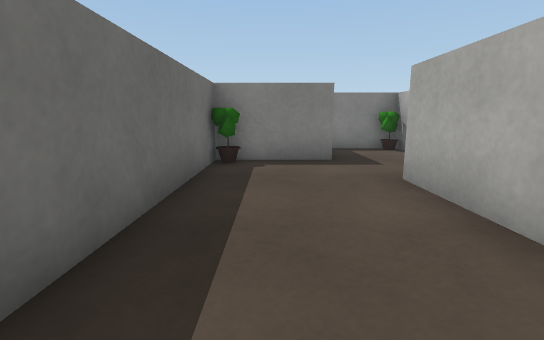
View 1 (above)

12 first-person views from a walk through a scene from a Unity 3-D project. The camera is 0.53 m above the floor, tilts 10° down and sees 85° across. The floor is counted in squares, 0.5 m on a side. Each view is taken from the middle of a square. On the plan, view 1 faces up. The plan holds only what a view shows up to about 12 squares ahead; the rest is blank. Some animated figures are left out. Surface patterns are stand-ins for the level's own textures.

View 2
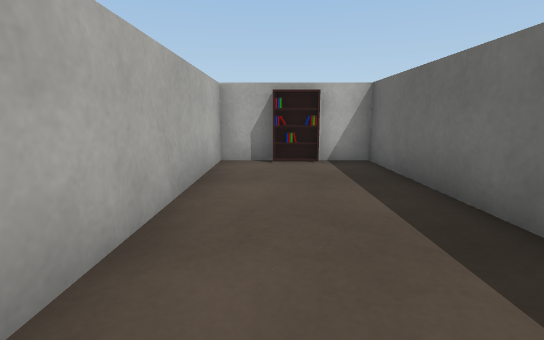

View 3
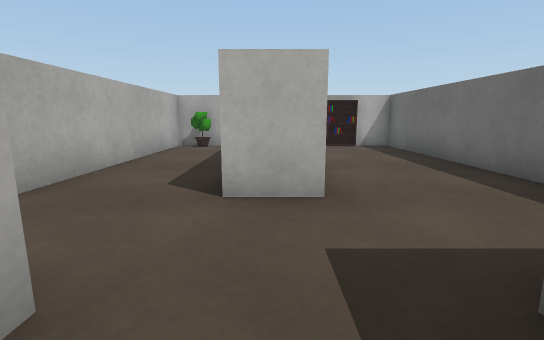

View 4
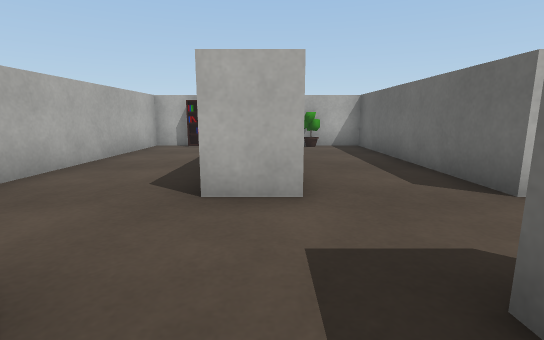

View 5
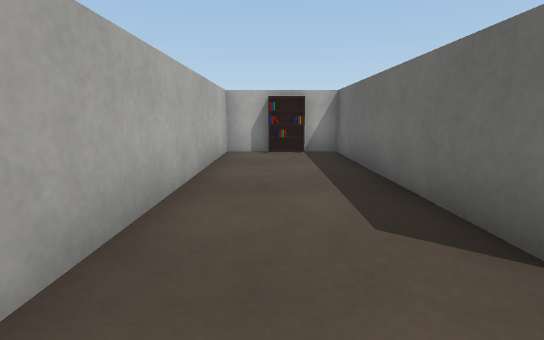

View 6
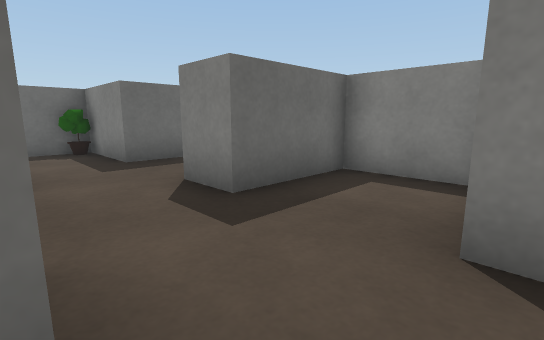

View 7
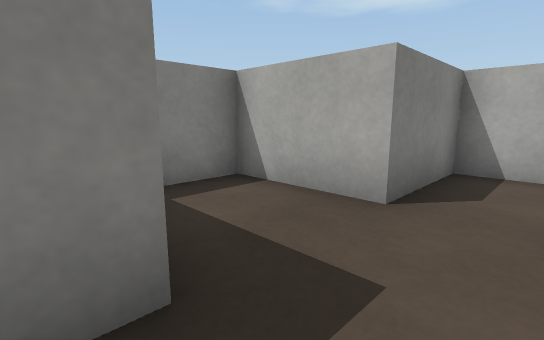

View 8
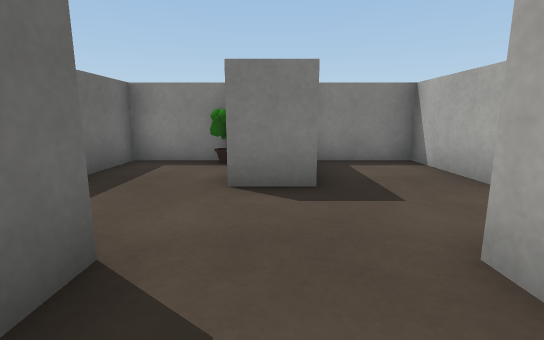

View 9
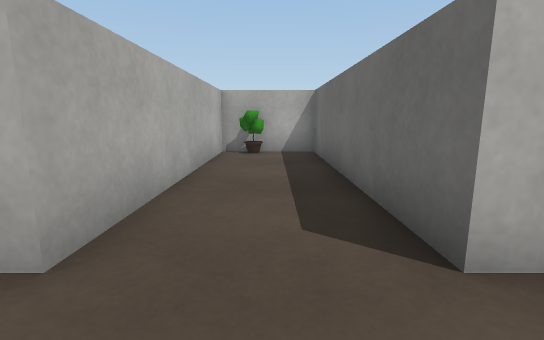

View 10
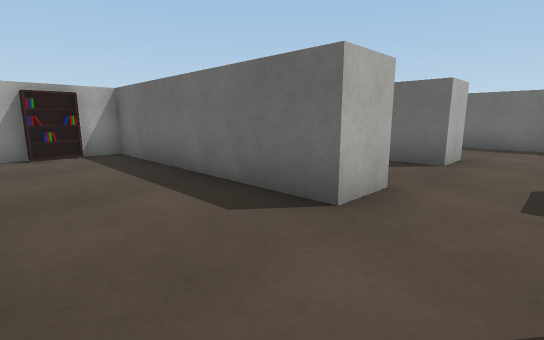

View 11
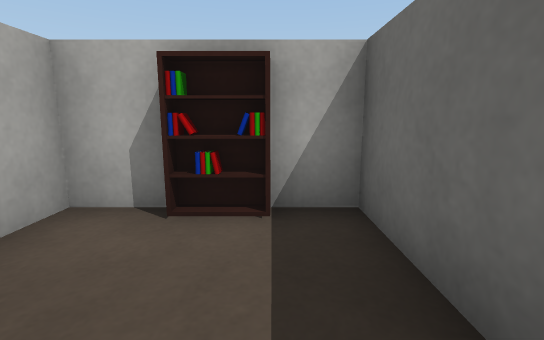

View 12
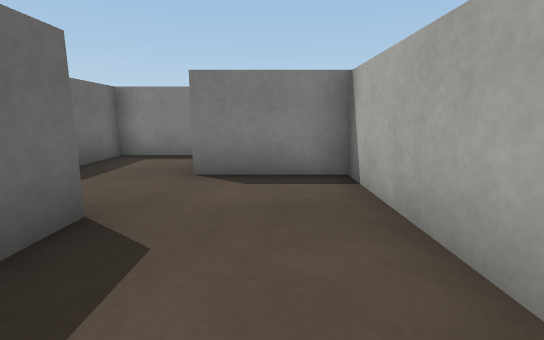

### Floor plan
Ten units are one square. View 1 is at (0, 0); x grows to the right and y downward. Boxes are objects, and circles mark ways between rooms. Rooms are numbered by the first view taken in them; rooms with no view inside come last. Other rooms are left out.
<svg viewBox="-20 -109 139 139">
<path fill="none" stroke="#000" d="M43 -95 43 -104 15 -104 15 -75 -14 -75 -14 24 23 24 23 -51 37 -51M37 -51 37 24 66 24 66 -51 80 -51 80 24 114 24 114 -75 85 -75 85 -104 57 -104 57 -75 42 -75"/>
<rect x="-15" y="-75" width="10" height="10" fill="#bbb"><title>other object</title></rect>
<rect x="-5" y="15" width="20" height="10" fill="#bbb"><title>other object</title></rect>
<rect x="55" y="15" width="10" height="10" fill="#bbb"><title>other object</title></rect>
<rect x="85" y="15" width="20" height="10" fill="#bbb"><title>other object</title></rect>
<circle cx="40" cy="-65" r="3" fill="#2a7"/>
<text x="10" y="-40">1</text>
<text x="90" y="-40">2</text>
</svg>
Room 1 opens to room 2.

Where each view was taken, in squares from view 1:
view 1: 0 up, 0 right, facing up
view 2: 5 up, 1 right, facing down
view 3: 9 up, 3 right, facing down
view 4: 9 up, 7 right, facing down
view 5: 7 up, 10 right, facing down
view 6: 5 up, 9 right, facing up-left
view 7: 6 up, 5 right, facing up-right
view 8: 3 up, 5 right, facing up
view 9: 7 up, 5 right, facing down
view 10: 7 up, 11 right, facing down-left
view 11: 1 up, 9 right, facing down
view 12: 2 up, 10 right, facing up
